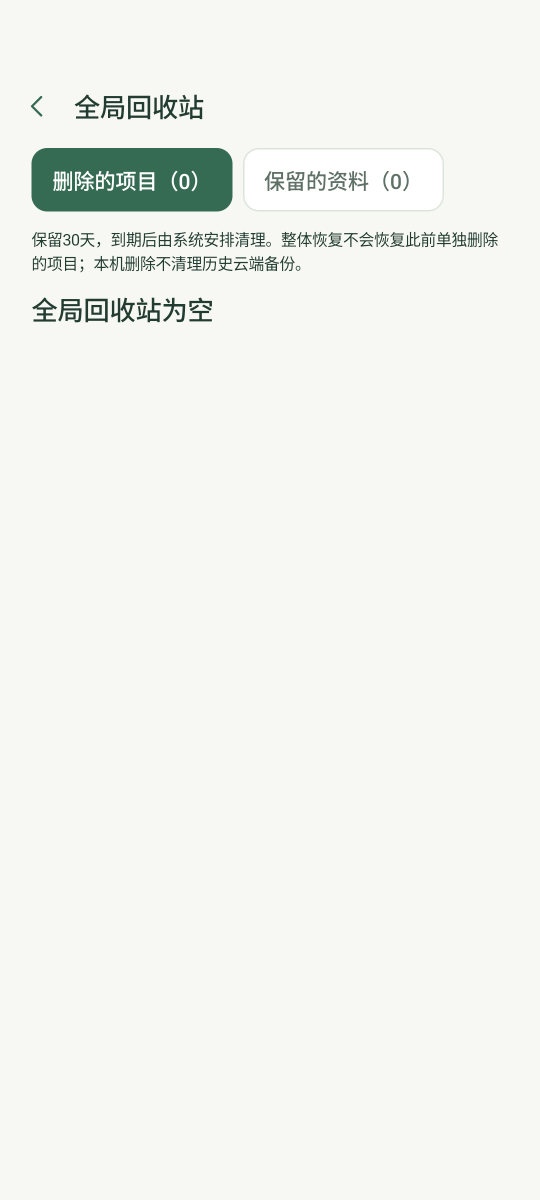
#> input picture docs/verification/2026-10-24-ui-consistency-fix/after/trash-empty.png, 1080 x 2400 px, found by its file name (shown at 1/2 size)
$ python make_diff_crops.py
#> lines starting #> are read from the running program, lines starting #| are printed output that depends on the picture
"""Build side-by-side before|after crops for the three P0 fixes (evidence images)."""
import os

from PIL import Image

BASE = os.path.dirname(os.path.abspath(__file__))
THEME_FIX = os.path.abspath(os.path.join(BASE, "..", "2026-10-24-ui-theme-fix", "after"))
AFTER = os.path.join(BASE, "after")
OUT = os.path.join(BASE, "diffs")
os.makedirs(OUT, exist_ok=True)

# (name, before_file, after_file, crop box in device px, output scale)
JOBS = [
    ("tags-trash-empty", os.path.join(THEME_FIX, "trash-empty.png"), os.path.join(AFTER, "trash-empty.png"),
     (40, 250, 1040, 480), 1.0),
    ("tags-timeline", os.path.join(THEME_FIX, "timeline.png"), os.path.join(AFTER, "timeline.png"),
     (40, 280, 1040, 700), 1.0),
    ("buttons-local-backup", os.path.join(THEME_FIX, "local-backup.png"), os.path.join(AFTER, "local-backup.png"),
     (40, 830, 1040, 1240), 1.0),
    ("buttons-export-disabled", os.path.join(THEME_FIX, "export-screen-disabled.png"), os.path.join(AFTER, "export-screen-disabled.png"),
     (40, 2050, 1040, 2350), 1.0),
    ("tags-security-settings", os.path.join(THEME_FIX, "security-settings.png"), os.path.join(AFTER, "security-settings.png"),
     (40, 1150, 700, 1420), 1.0),
]


def label(img, text):
    from PIL import ImageDraw
    draw = ImageDraw.Draw(img)
    draw.rectangle([0, 0, img.width, 46], fill=(34, 60, 50))
    draw.text((12, 12), text, fill=(255, 255, 255))
    return img


for name, bpath, apath, box, scale in JOBS:
    if not (os.path.exists(bpath) and os.path.exists(apath)):
        print("skip", name)
        continue
    b = Image.open(bpath).convert("RGB").crop(box)
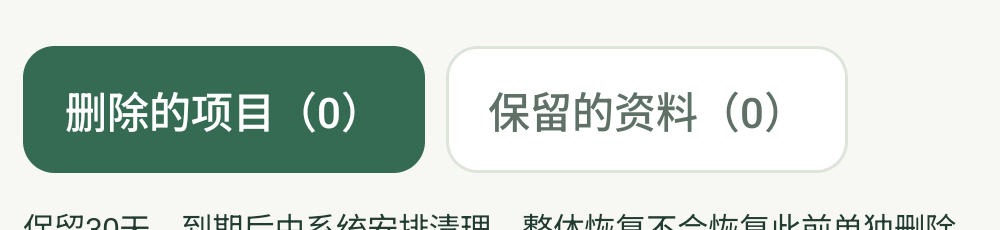
#> b: PIL image 1000x230 RGB; mean R, G, B 202.8, 215, 207
    a = Image.open(apath).convert("RGB").crop(box)
    if scale != 1.0:
        size = (int(b.width * scale), int(b.height * scale))
        b = b.resize(size, Image.LANCZOS)
        a = a.resize(size, Image.LANCZOS)
    gap = 16
    canvas = Image.new("RGB", (b.width + a.width + gap, b.height + 46), (247, 248, 243))
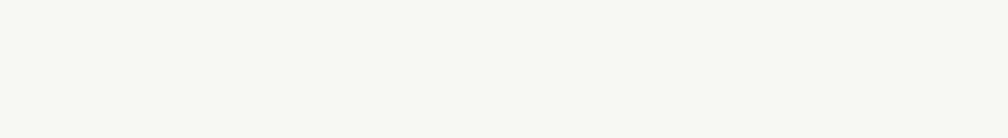
#> canvas: PIL image 2016x276 RGB (shown at 1/2 size); mean R, G, B 247, 248, 243
    canvas.paste(label(b, "BEFORE (2026-10-24 theme-fix)"), (0, 46))
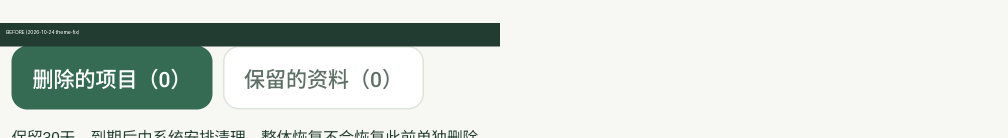
#> canvas: PIL image 2016x276 RGB (shown at 1/2 size); mean R, G, B 211, 218.7, 212.1
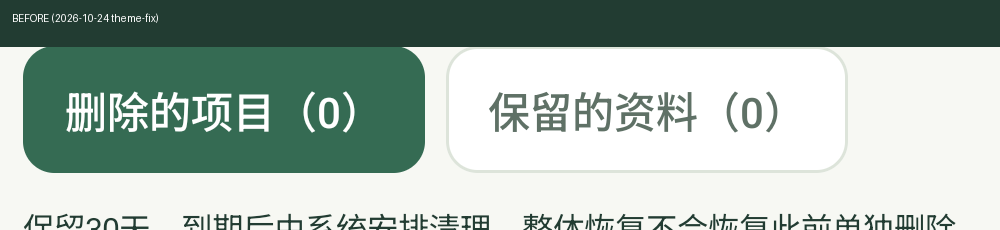
#> b: PIL image 1000x230 RGB; mean R, G, B 159.9, 177.2, 168.2
    canvas.paste(label(a, "AFTER (2026-10-24 consistency-fix)"), (b.width + gap, 46))
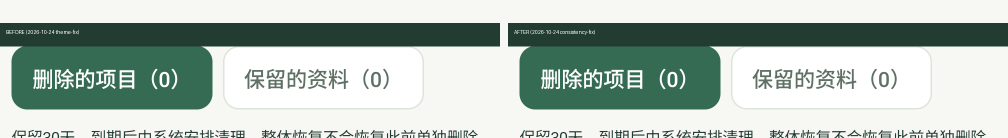
#> canvas: PIL image 2016x276 RGB (shown at 1/2 size); mean R, G, B 175, 189.4, 181.1
    out = os.path.join(OUT, name + "-before-after.png")
    canvas.save(out)
    print("wrote", out, canvas.size)
#| wrote docs/verification/2026-10-24-ui-consistency-fix/diffs/tags-trash-empty-before-after.png (2016, 276)
#> pass 2 of the loop `for name, bpath, apath, box, scale in JOBS:`:
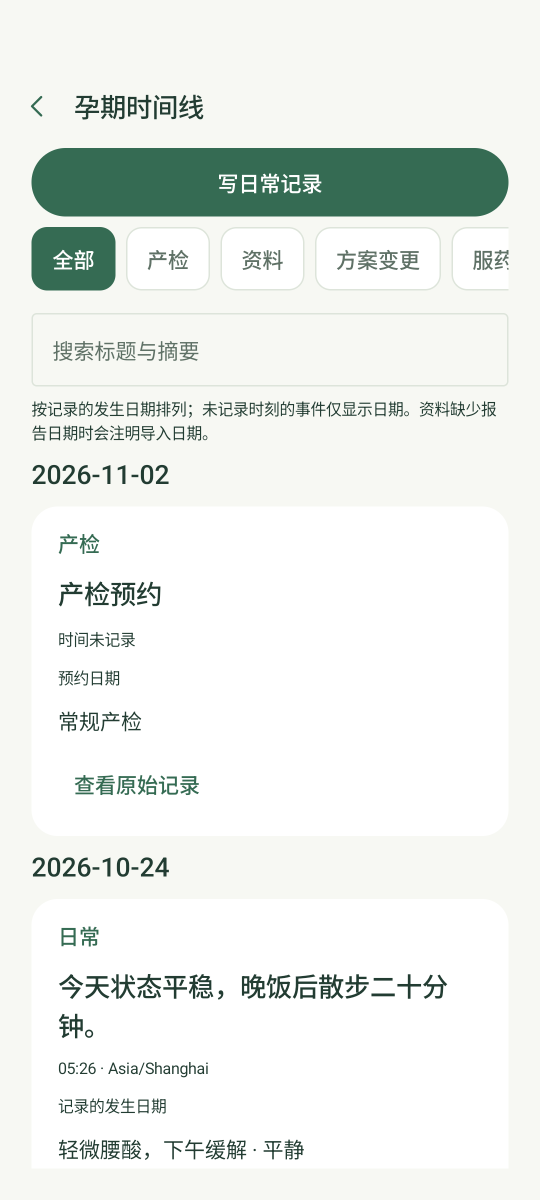
#> input picture docs/verification/2026-10-24-ui-consistency-fix/after/timeline.png, 1080 x 2400 px, found by its file name (shown at 1/2 size)
#> `canvas.paste(label(b, "BEFORE (2026-10-24 theme-fix)"), (0, 46))`:
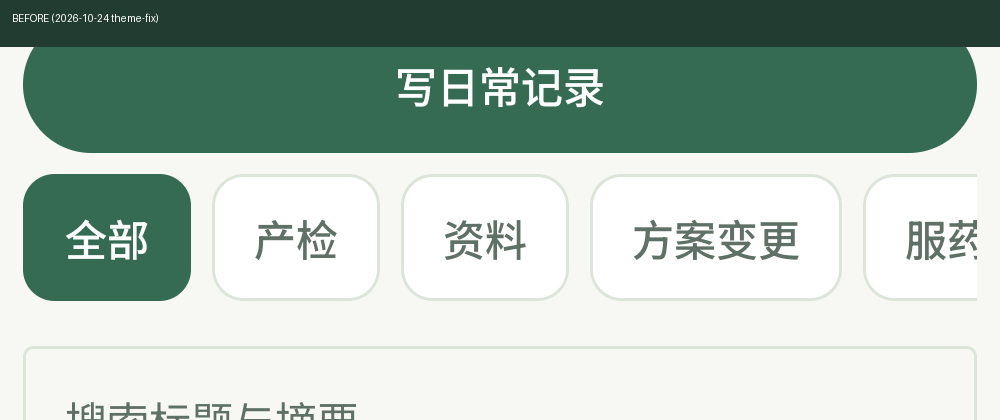
#> b: PIL image 1000x420 RGB; mean R, G, B 168.3, 186.8, 176.8
#> `canvas.paste(label(a, "AFTER (2026-10-24 consistency-fix)"), (b.width ..`:
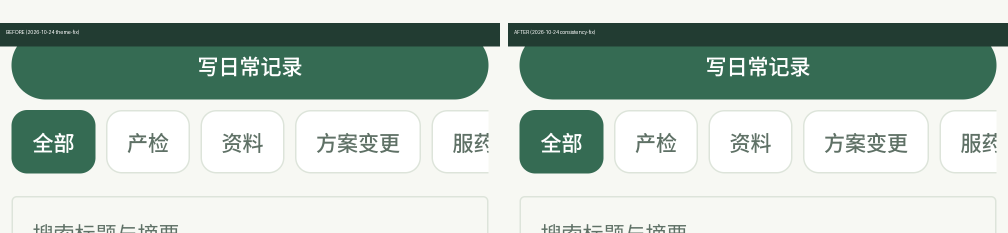
#> canvas: PIL image 2016x466 RGB (shown at 1/2 size); mean R, G, B 176.6, 193.3, 183.8
#> a: PIL image 1000x420 RGB
#| wrote docs/verification/2026-10-24-ui-consistency-fix/diffs/tags-timeline-before-after.png (2016, 466)
#> pass 3 of the loop `for name, bpath, apath, box, scale in JOBS:`:
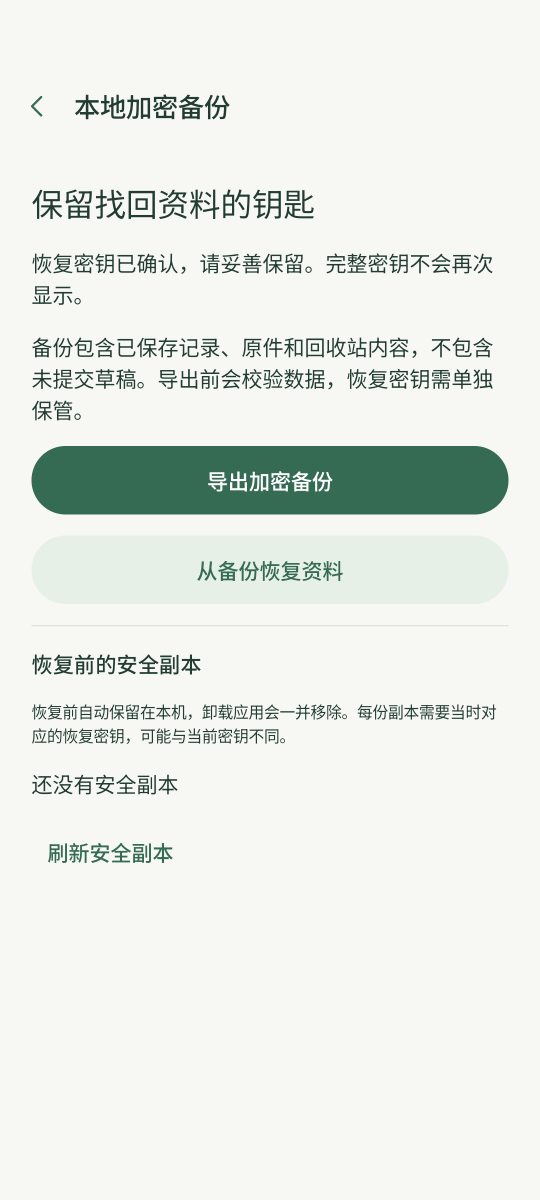
#> input picture docs/verification/2026-10-24-ui-consistency-fix/after/local-backup.png, 1080 x 2400 px, found by its file name (shown at 1/2 size)
#> `canvas.paste(label(b, "BEFORE (2026-10-24 theme-fix)"), (0, 46))`:
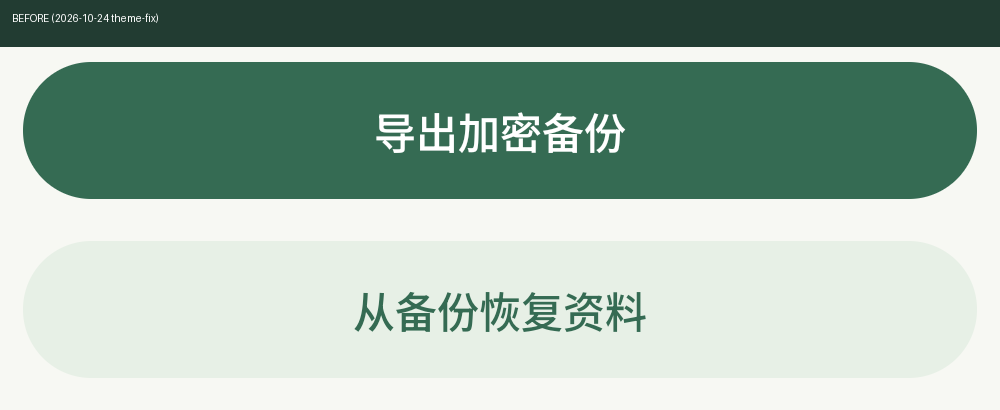
#> b: PIL image 1000x410 RGB; mean R, G, B 158, 180.6, 167.7
#> `canvas.paste(label(a, "AFTER (2026-10-24 consistency-fix)"), (b.width ..`:
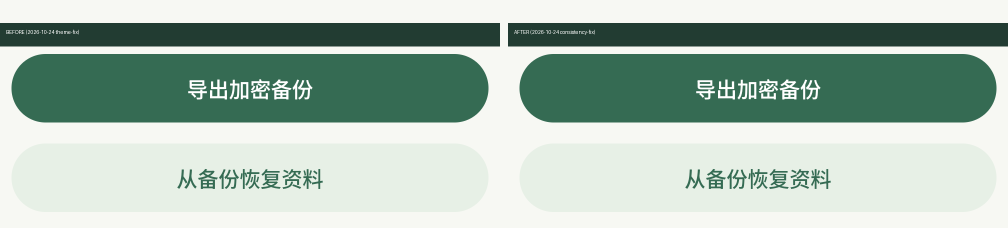
#> canvas: PIL image 2016x456 RGB (shown at 1/2 size); mean R, G, B 167.6, 187.9, 175.9
#> a: PIL image 1000x410 RGB
#| wrote docs/verification/2026-10-24-ui-consistency-fix/diffs/buttons-local-backup-before-after.png (2016, 456)
#> the loop made 5 passes; the first 3 are shown
